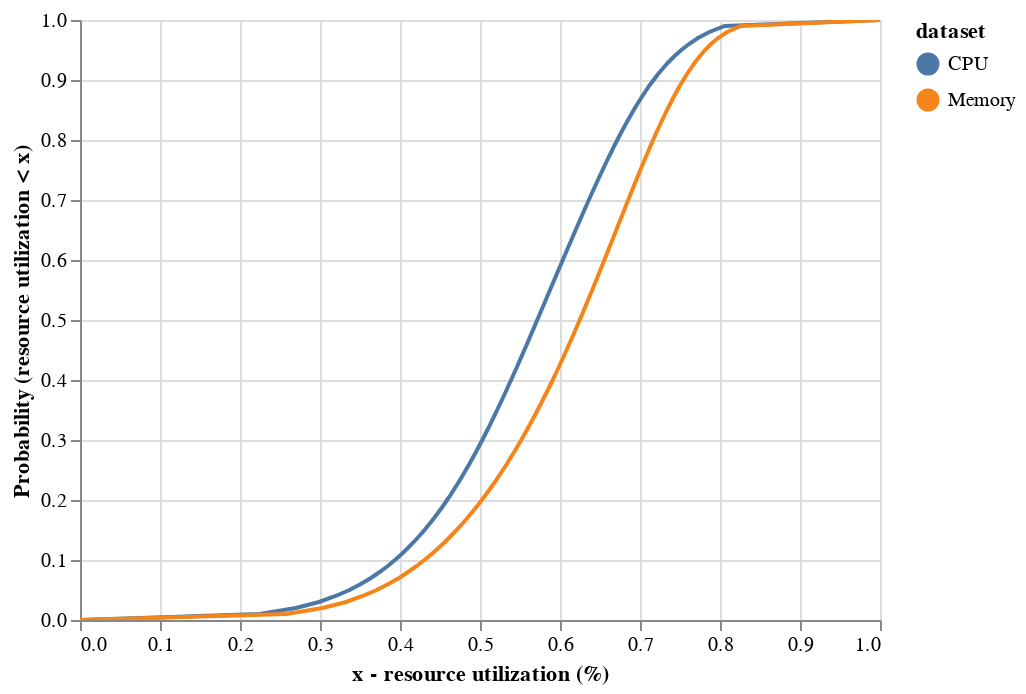

Notebook code cell kept with this figure:
### Markdown cell above
#Per machine resource usage distribution

This query takes a cell as input and plots a per-machine resource utilization CDF.

### Code cell
#@title Select a cell and plot its per-machine resource utilization CDFs

# Functions to plot CDFs using Altair
def pick_quantiles_from_tall_dataframe(data, qcol, name=""):
  quantiles = pd.DataFrame([x for x in data[qcol]]).transpose()
  if name != "":
    quantiles.columns = data[name]
  return quantiles

# - data: a dataframe with one row and one or more columns of quantiles (results
#   returned from APPROX_QUANTILES)
# - qcols: a list of names of the quantiles
# - names: the names of each returned quantiles' columns.
def pick_quantiles_from_wide_dataframe(data, qcols, names=[]):
  quantiles = {}
  i = 0
  for qcol in qcols:
    col_name = qcol
    if i < len(names):
      col_name = names[i]
    quantiles[col_name] = data[qcol][0]
    i+=1
  return pd.DataFrame(quantiles)

# - quantiles: a dataframe where each column contains the quantiles of one
#   data set. The index (i.e. row names) of the dataframe is the quantile. The
#   column names are the names of the data set.
def plot_cdfs(quantiles, xlab="Value", ylab="CDF",
              legend_title="dataset", labels=[],
              interactive=False,
              title=''):
  dfs = []
  label = legend_title
  yval = range(quantiles.shape[0])
  esp = 1.0/(len(quantiles)-1)
  yval = [y * esp for y in yval]
  while label == xlab or label == ylab:
    label += '_'
  for col_idx, col in enumerate(quantiles.columns):
    col_label = col
    if col_idx < len(labels):
      col_label = labels[col_idx]
    dfs.append(pd.DataFrame({
        label: col_label,
        xlab: quantiles[col],
        ylab: yval
    }))
  cdfs = pd.concat(dfs)
  lines = alt.Chart(cdfs).mark_line().encode(
    # If you can draw a CDF, it has to be continuous real-valued
    x=xlab+":Q",
    y=ylab+":Q",
    color=label+":N"
  ).properties(
    title=title
  )
  if not interactive:
    return lines
  # Create a selection that chooses the nearest point & selects based on x-value
  nearest = alt.selection(type='single', nearest=True, on='mouseover',
                        fields=[ylab], empty='none')
  # Transparent selectors across the chart. This is what tells us
  # the y-value of the cursor
  selectors = alt.Chart(cdfs).mark_point().encode(
    y=ylab+":Q",
    opacity=alt.value(0),
  ).properties(
    selection=nearest
  )

  # Draw text labels near the points, and highlight based on selection
  text = lines.mark_text(align='left', dx=5, dy=-5).encode(
    text=alt.condition(nearest,
                       alt.Text(xlab+":Q", format=".2f"),
                       alt.value(' '))
  )

  # Draw a rule at the location of the selection
  rules = alt.Chart(cdfs).mark_rule(color='gray').encode(
    y=ylab+":Q",
  ).transform_filter(
    nearest.ref()
  )
  # Draw points on the line, and highlight based on selection
  points = lines.mark_point().encode(
    opacity=alt.condition(nearest, alt.value(1), alt.value(0))
  )
  # Put the five layers into a chart and bind the data
  return alt.layer(lines, selectors, rules, text, points).interactive(
      bind_y=False)

# Functions to create the query

def query_machine_capacity(cell):
  return '''
SELECT machine_id, MAX(capacity.cpus) AS cpu_cap,
  MAX(capacity.memory) AS memory_cap
FROM `google.com:google-cluster-data`.clusterdata_2019_{cell}.machine_events
GROUP BY 1
  '''.format(cell=cell)

def query_top_level_instance_usage(cell):
  return '''
SELECT CAST(FLOOR(start_time/(1e6 * 300)) * (1000000 * 300) AS INT64) AS time,
  collection_id,
  instance_index,
  machine_id,
  average_usage.cpus AS cpu_usage,
  average_usage.memory AS memory_usage
FROM `google.com:google-cluster-data`.clusterdata_2019_{cell}.instance_usage
WHERE (alloc_collection_id IS NULL OR alloc_collection_id = 0)
  AND (end_time - start_time) >= (5 * 60 * 1e6)
  '''.format(cell=cell)

def query_machine_usage(cell):
  return '''
SELECT u.time AS time,
  u.machine_id AS machine_id,
  SUM(u.cpu_usage) AS cpu_usage,
  SUM(u.memory_usage) AS memory_usage,
  MAX(m.cpu_cap) AS cpu_capacity,
  MAX(m.memory_cap) AS memory_capacity
FROM ({instance_usage}) AS u JOIN
 ({machine_capacity}) AS m
ON u.machine_id = m.machine_id
GROUP BY 1, 2
  '''.format(instance_usage = query_top_level_instance_usage(cell),
             machine_capacity = query_machine_capacity(cell))

def query_machine_utilization_distribution(cell):
  return '''
SELECT APPROX_QUANTILES(IF(cpu_usage > cpu_capacity, 1.0, cpu_usage / cpu_capacity), 100) AS cpu_util_dist,
  APPROX_QUANTILES(IF(memory_usage > memory_capacity, 1.0, memory_usage / memory_capacity), 100) AS memory_util_dist
FROM ({table})
  '''.format(table = query_machine_usage(cell))

cell = 'c' #@param ['a', 'b', 'c', 'd', 'e', 'f', 'g', 'h']
query = query_machine_utilization_distribution(cell)
machine_util_dist = client.query(query).to_dataframe()
plot_cdfs(pick_quantiles_from_wide_dataframe(machine_util_dist, ['cpu_util_dist', 'memory_util_dist'], ['CPU', 'Memory']), xlab='x - resource utilization (%)', ylab="Probability (resource utilization < x)", interactive=True)

### Figure 1 — Vega-Lite specification as saved in the notebook (floating-point values rounded to 4 significant figures; data arrays with more than 128 entries replaced by an {"elided": "..."} marker saying what was removed)
{"config": {"view": {"continuousWidth": 400, "continuousHeight": 300}}, "layer": [{"mark": "line", "encoding": {"color": {"field": "dataset", "type": "nominal"}, "x": {"field": "x - resource utilization (%)", "type": "quantitative"}, "y": {"field": "Probability (resource utilization < x)", "type": "quantitative"}}, "selection": {"selector002": {"type": "interval", "bind": "scales", "encodings": ["x"]}}, "title": ""}, {"mark": "point", "encoding": {"opacity": {"value": 0}, "y": {"field": "Probability (resource utilization < x)", "type": "quantitative"}}, "selection": {"selector001": {"type": "single", "nearest": true, "on": "mouseover", "fields": ["Probability (resource utilization < x)"], "empty": "none"}}}, {"mark": {"type": "rule", "color": "gray"}, "encoding": {"y": {"field": "Probability (resource utilization < x)", "type": "quantitative"}}, "transform": [{"filter": {"selection": "selector001"}}]}, {"mark": {"type": "text", "align": "left", "dx": 5, "dy": -5}, "encoding": {"color": {"field": "dataset", "type": "nominal"}, "text": {"condition": {"field": "x - resource utilization (%)", "format": ".2f", "type": "quantitative", "selection": "selector001"}, "value": " "}, "x": {"field": "x - resource utilization (%)", "type": "quantitative"}, "y": {"field": "Probability (resource utilization < x)", "type": "quantitative"}}, "title": ""}, {"mark": "point", "encoding": {"color": {"field": "dataset", "type": "nominal"}, "opacity": {"condition": {"value": 1, "selection": "selector001"}, "value": 0}, "x": {"field": "x - resource utilization (%)", "type": "quantitative"}, "y": {"field": "Probability (resource utilization < x)", "type": "quantitative"}}, "title": ""}], "data": {"name": "data-badfa07610be68e8dbe67192b9bf61dc"}, "$schema": "https://vega.github.io/schema/vega-lite/v4.17.0.json", "datasets": {"data-badfa07610be68e8dbe67192b9bf61dc": {"elided": "202 records"}}}
